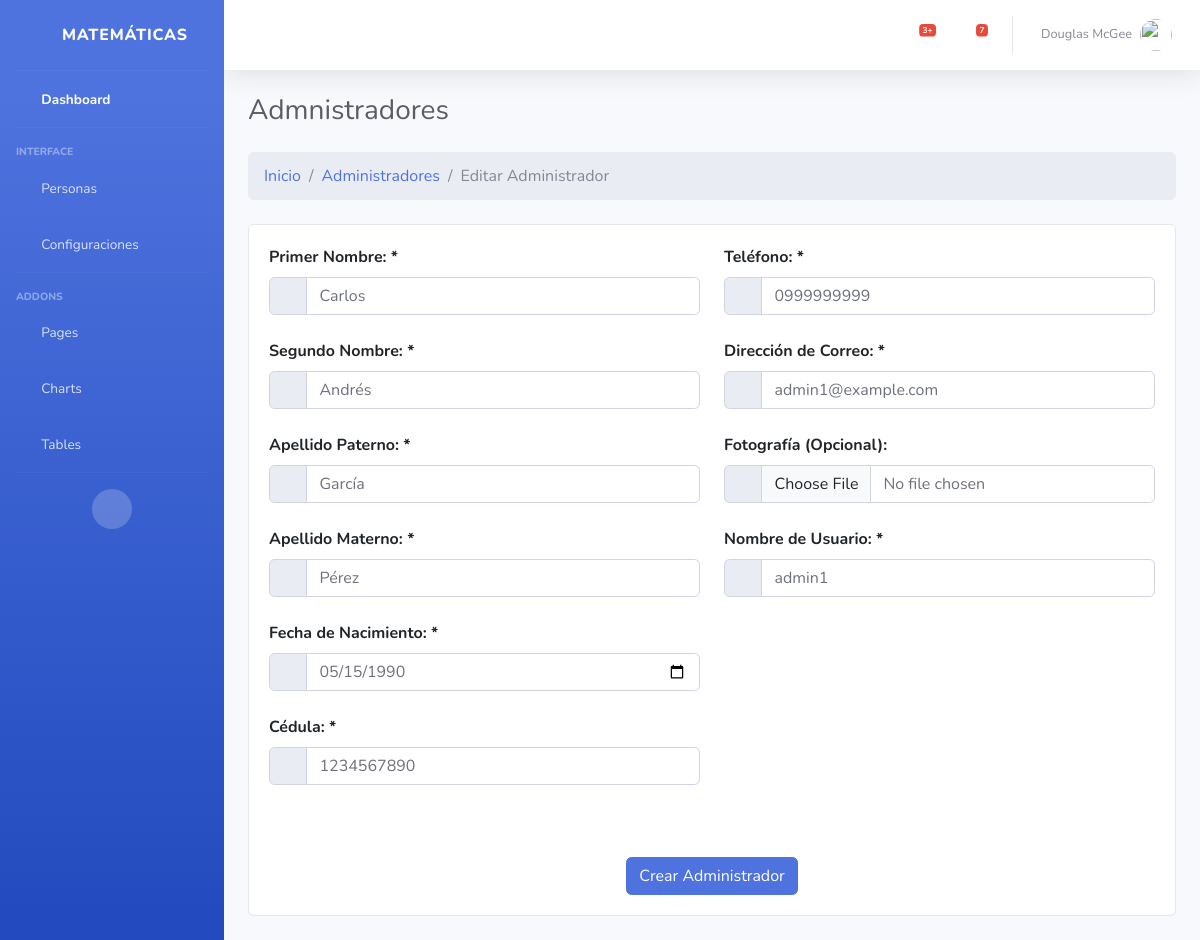
Page /administrador/editar/1/ on the earlier database version.
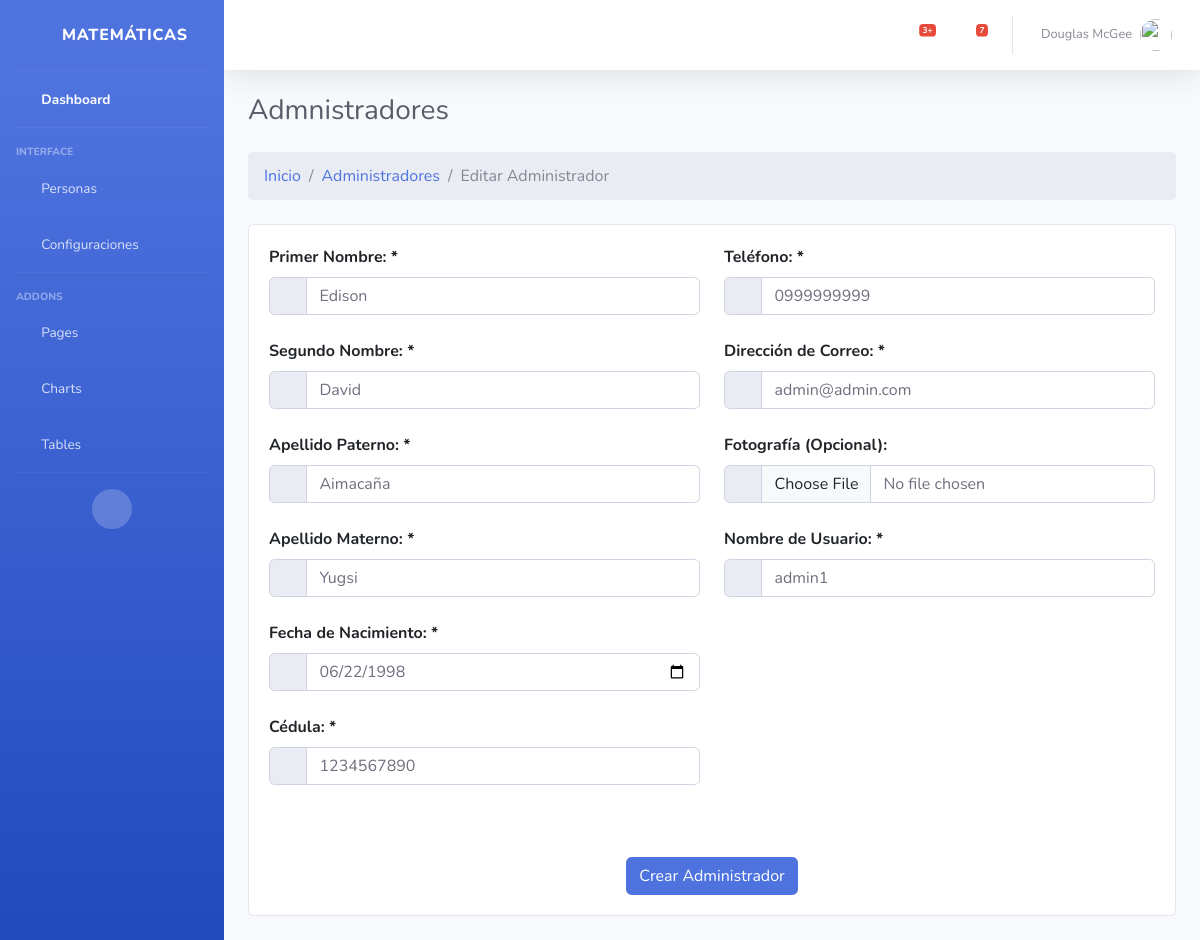
Same page on the later database version.
### Aplicaciones/core/models.py (models this page shows, shortened)
class Administradores(models.Model):
    adm_id = models.AutoField(primary_key=True)
    fk_id_persona = models.ForeignKey(Personas,verbose_name='Persona',on_delete=models.CASCADE)
    adm_fotografia = models.ImageField(default='Sin Foto',null=True,blank=True,verbose_name="Fotografía:")
    adm_estado = models.BooleanField(default=True,verbose_name='Estado:')

class Personas(models.Model):
    per_id = models.AutoField(primary_key=True)
    fk_id_usuario = models.ForeignKey(User,verbose_name='Usuario',on_delete=models.CASCADE)
    per_segundo_nombre = models.CharField(max_length=50,default="Null",null=False,verbose_name="Segundo nombre:")
    per_segundo_apellido = models.CharField(max_length=50,default="Null",null=False,verbose_name="Segundo apellido:")
    per_fecha_nacimiento = models.DateField(default="Null",verbose_name="Fecha de nacimiento:")
    per_cedula = models.CharField(max_length=15,default="Null",null=False,verbose_name="Cédula:")
    per_telefono = models.CharField(max_length=15,default="Null",null=True,verbose_name="Teléfono:")
    per_fecha_actualizacion = models.DateTimeField(auto_now=True,verbose_name='Actualizado el:')

### Aplicaciones/core/views/crud_administrador_views.py (the view)
# urls.py: path('administrador/editar/<int:id_admin>/', crud_administrador_views.edit, name='administrador_edit'),
def edit(request, id_admin):
    administrador = get_object_or_404(Administradores,pk=id_admin)  # Obtener el administrador por su ID
    persona = administrador.fk_id_persona  # Obtener la persona asociada al administrador
    return render(request, 'administrador/Edit.html', {'administrador': administrador})

### Aplicaciones/core/templates/administrador/Edit.html (shortened to what the changed rows need)
{% extends 'plantillas/MasterAdmin.html'%}
{% block content %}
<div class="container-fluid">
    <div class="d-sm-flex align-items-center justify-content-between mb-4">
        <h1 class="h3 mb-0 text-gray-800">Admnistradores</h1>
    </div>
    <div class="card mb-4">
        <div class="card-body">
            <form method="post" enctype="multipart/form-data" action="{% url 'administrador_actualizar' %}">
                <div class="row g-4">
                    <div class="col-md-6">
                        <div class="mb-4">
                            <div class="input-group">
                                <span class="input-group-text">
                                    <i class="fa fa-user" aria-hidden="true"></i>
                                </span>
                                <input type="text" name="first_name" id="first_name" class="form-control"
                                placeholder="Ingresar primer nombre" value="{{administrador.fk_id_persona.fk_id_usuario.first_name}}">
                            </div>
                        </div>
                        <div class="mb-4">
                            <div class="input-group">
                                <span class="input-group-text">
                                    <i class="fa fa-user" aria-hidden="true"></i>
                                </span>
                                <input type="text" name="segundo_nombre" id="segundo_nombre" class="form-control"
                                placeholder="Ingresar segundo nombre" value="{{administrador.fk_id_persona.per_segundo_nombre}}">
                            </div>
                        </div>
                        <div class="mb-4">
                            <div class="input-group">
                                <span class="input-group-text">
                                    <i class="fa fa-user" aria-hidden="true"></i>
                                </span>
                                <input type="text" name="last_name" id="last_name" class="form-control"
                                placeholder="Ingresar apellido paterno" value="{{administrador.fk_id_persona.fk_id_usuario.last_name}}">
                            </div>
                        </div>
                        <div class="mb-4">
                            <div class="input-group">
                                <span class="input-group-text">
                                    <i class="fa fa-user" aria-hidden="true"></i>
                                </span>
                                <input type="text" name="segundo_apellido" id="segundo_apellido" class="form-control"
                                placeholder="Ingresar apellido materno" value="{{administrador.fk_id_persona.per_segundo_apellido}}">
                            </div>
                        </div>
                        <div class="mb-4">
                            <div class="input-group">
                                <span class="input-group-text">
                                    <i class="fas fa-birthday-cake" aria-hidden="true"></i>
                                </span>
                                <input type="date" name="fecha_nacimiento" id="fecha_nacimiento" class="form-control"
                                     value="{{administrador.fk_id_persona.per_fecha_nacimiento|date:'Y-m-d'}}">
                            </div>
                        </div>
                        <div class="mb-4">
                            <div class="input-group">
                                <span class="input-group-text">
                                    <i class="fa-solid fa-id-card" aria-hidden="true"></i>
                                </span>
                                <input type="text" name="cedula" id="cedula" class="form-control"
                                placeholder="Ingrese su número de cédula" value="{{administrador.fk_id_persona.per_cedula}}">
                            </div>
                        </div>
                    </div>
                    <div class="col-md-6">
                        <div class="mb-4">
                            <div class="input-group">
                                <span class="input-group-text">
                                    <i class="fa-solid fa-phone" aria-hidden="true"></i>
                                </span>
                                <input type="text" name="telefono" id="telefono" class="form-control"
                                    placeholder="Ingresar su número de teléfono" value="{{administrador.fk_id_persona.per_telefono}}">
                            </div>
                        </div>
                        <div class="input-group mb-4">
                            <span class="input-group-text">
                                <i class="fa fa-envelope" aria-hidden="true"></i>
                            </span>
                            <input type="text" name="email" id="email" class="form-control"
                                placeholder="ejemplo@ejemplo.com" value="{{administrador.fk_id_persona.fk_id_usuario.email}}">
                        </div>
                        <div class="input-group mb-4">
                            <span class="input-group-text">
                                <i class="fa-solid fa-circle-user" aria-hidden="true"></i>
                            </span>
                            <input type="text" name="username" id="username" class="form-control"
                            placeholder="Ingresar nombre de usuario" value="{{administrador.fk_id_persona.fk_id_usuario.username}}">
                        </div>
                    </div>
                </div>
            </form>
        </div>
    </div>
</div>
{% endblock %}

Differences in the rows shown:
changed through a linked row, Administradores "admin1": first_name "Carlos" → "Edison"; segundo_nombre "Andrés" → "David"; last_name "García" → "Aimacaña"; segundo_apellido "Pérez" → "Yugsi"; fecha_nacimiento "05/15/1990" → "06/22/1998"; email "admin1@example.com" → "admin@admin.com"
